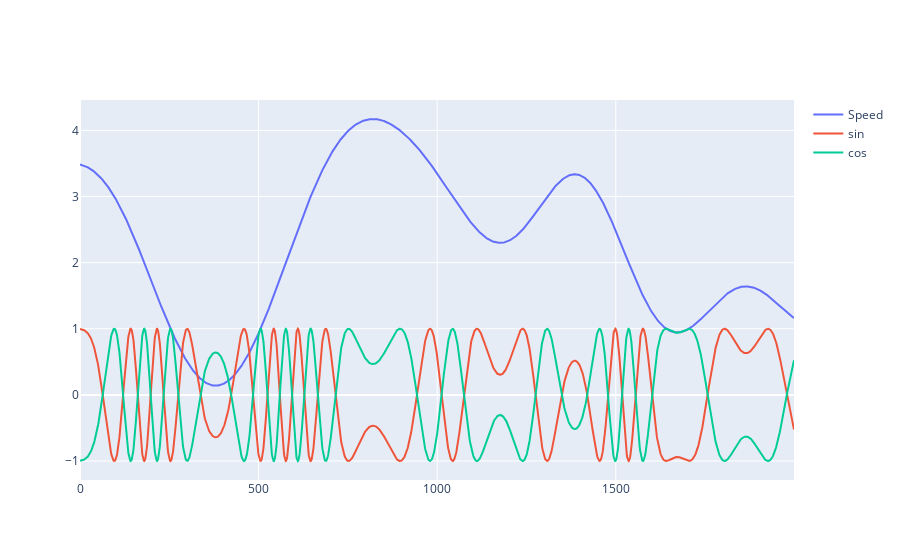

Notebook source saved alongside this figure:
### Markdown cell above
## Phase example

### Code cell
bvh_files = os.listdir(DATA_DIR)
walk_clips = [os.path.join(DATA_DIR,f) for f in bvh_files if re.search("walk", f) is not None]
clip = read_bvh(walk_clips[0])

data = DataPreprocess(write=False)(walk_clips[0])
f = 2000
fig = go.Figure()
fig.add_trace(
    go.Scatter(x=np.arange(f), y=data["spd"][:f], name="Speed")
).add_trace(
    go.Scatter(x=np.arange(f), y=data["phase"][:f,1], name="sin")
).add_trace(
    go.Scatter(x=np.arange(f), y=data["phase"][:f,0], name="cos")
)
fig.show()

### Figure 1 — Plotly figure (JSON) as saved in the notebook; plotly's stock layout.template omitted (floating-point values rounded to 4 significant figures; data arrays with more than 128 entries replaced by an {"elided": "..."} marker saying what was removed)
{"data": [{"name": "Speed", "type": "scatter", "x": {"elided": "2000 int values"}, "y": {"elided": "2000 float values"}}, {"name": "sin", "type": "scatter", "x": {"elided": "2000 int values"}, "y": {"elided": "2000 float values"}}, {"name": "cos", "type": "scatter", "x": {"elided": "2000 int values"}, "y": {"elided": "2000 float values"}}], "layout": {}}
